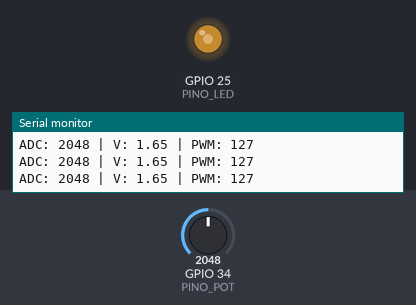
Bench run of a sketch on a simulated ESP32. Parts: output pins drawn as LEDs (lit = HIGH), the last lines printed to the serial monitor. The test bench sets the inputs (shaded band); at power-on: GPIO 34 (PINO_POT) = 2048.

Above: at 1.2 s.
1.3 s: GPIO 34 (PINO_POT) set to 2866
At 2.3 s:
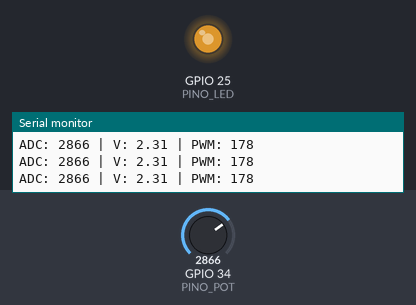
2.9 s: GPIO 34 (PINO_POT) set to 3603
At 3.6 s:
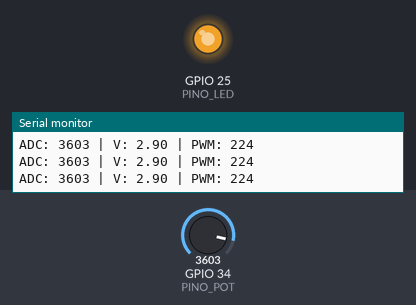
4.5 s: GPIO 34 (PINO_POT) set to 491
At 4.9 s:
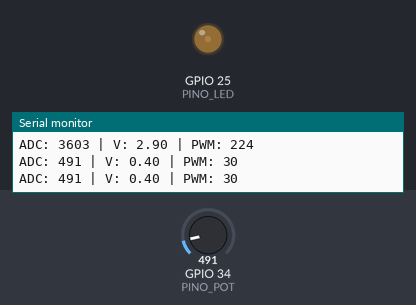
6.1 s: GPIO 34 (PINO_POT) set to 0
At 7.4 s:
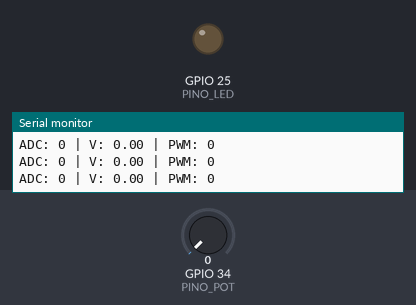
7.7 s: GPIO 34 (PINO_POT) set to 2047
At 8.7 s:
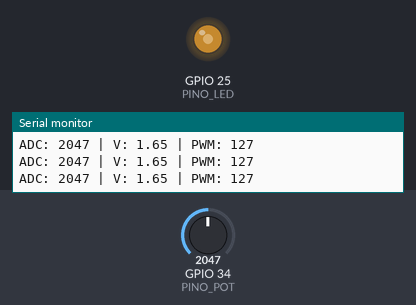
Timing chart, 0 to 10.3 s (numbered marks = the images above; inputs shaded):
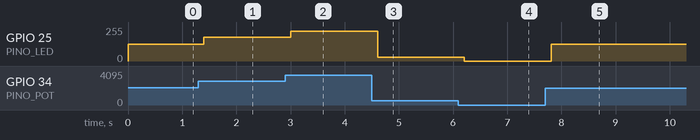

The sketch:

analogico_pwm.ino
```cpp
// analogico_pwm.ino
#define PINO_POT 34
#define PINO_LED 25
#define CANAL_PWM 0
#define FREQ_PWM 1000 // Hz
#define RESOLUCAO 8 // bits → 0 a 255

void setup() {
 Serial.begin(115200);
 ledcAttachChannel(PINO_LED, FREQ_PWM, RESOLUCAO, CANAL_PWM);
}
void loop() {
 int leitura = analogRead(PINO_POT); // 0 a 4095 (12 bits)
 int pwm = map(leitura, 0, 4095, 0, 255); // remapeia para 8 bits
 ledcWrite(PINO_LED, pwm); // ← correção aqui
 float tensao = leitura * (3.3 / 4095.0);
 Serial.print("ADC: "); Serial.print(leitura);
 Serial.print(" | V: "); Serial.print(tensao, 2);
 Serial.print(" | PWM: "); Serial.println(pwm);
 delay(200);
}
```

Measured:
- after the input at 1.3 s, GPIO 25 (PINO_LED): 127/255 → 177/255 after 0.10 s
- after the input at 2.9 s, GPIO 25 (PINO_LED): 177/255 → 223/255 after 0.11 s
- after the input at 4.5 s, GPIO 25 (PINO_LED): 223/255 → 30/255 after 0.11 s
- after the input at 6.1 s, GPIO 25 (PINO_LED): 30/255 → 0/255 after 0.11 s
- after the input at 7.7 s, GPIO 25 (PINO_LED): 0/255 → 127/255 after 0.11 s
